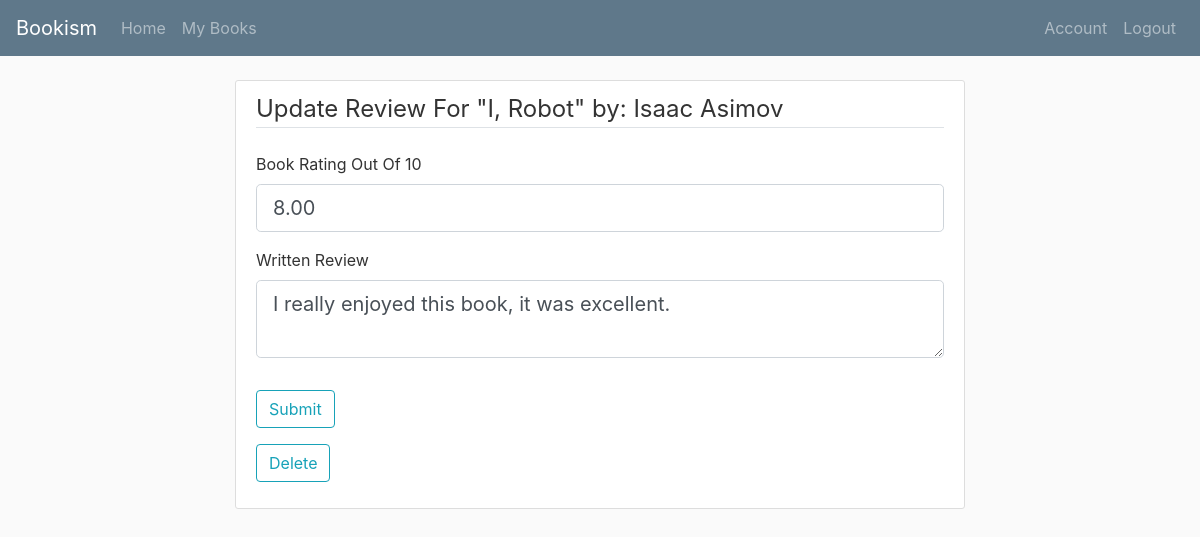
The app's page /review/4 (signed in) with its own data.
### project1/models.py (models this page shows)
class Book(db.Model):
    id = db.Column(db.Integer, primary_key=True)
    isbn = db.Column(db.String(25), nullable=False)
    title = db.Column(db.String(50), nullable=False)
    author = db.Column(db.String(25), nullable=False)
    year = db.Column(db.Integer, nullable=False)
    count_ratings = db.Column(db.Integer)
    overall_rating = db.Column(db.Float)
    image_file = db.Column(db.String(20), nullable=False, default='default.jpg')
    reviews = db.relationship("Review", back_populates="books")

class Review(db.Model):
    book_id = db.Column(db.String(25), db.ForeignKey('book.id'), primary_key = True)
    user_id = db.Column(db.Integer, db.ForeignKey('user.id'), primary_key = True)
    username = db.Column(db.String(25), nullable=False)
    bookname = db.Column(db.String(50), nullable=False)
    timestamp = db.Column(db.DateTime, default=datetime.utcnow)
    review = db.Column(db.Text)
    rating = db.Column(db.Float)
    books = db.relationship("Book", back_populates="reviews")
    users = db.relationship("User", back_populates="reviews")

### project1/routes.py (the view, shortened to what this page needs)
@app.route('/review/<int:id>', methods=['GET', 'POST'])
@login_required
def review(id):
    form = ReviewForm()            # Create the form
    book = Book.query.get(int(id)) # Get the book from the database
    r = Review.query.filter_by(book_id=id, user_id=current_user.id).first()
    heading = "New" # Used as aheading in the HTML
    if book is None:  # Check that the book exists
        flash('That Book ID Is Invalid', 'info')
        redirect(url_for('index'))
    if r:
        form.review.data = r.review
        form.rating.data = r.rating
        heading = "Update"
    if form.delete.data and r:
        db.session.delete(r)
        db.session.commit()
        flash(f'Your Review Was Successfully Deleted', 'success')
        return redirect(url_for('users', id=current_user.id))
    return render_template('review.html', heading=heading, form=form, book=book)

### project1/forms.py
class ReviewForm(FlaskForm):
    rating =  DecimalField('Book Rating Out Of 10',
        validators=([DataRequired(), NumberRange(min=0, max=10)]))
    review = TextAreaField('Written Review')
    submit = SubmitField('Submit')
    delete = SubmitField('Delete')

### project1/models.py (called while the page is built)
@login_manager.user_loader
def load_user(user_id):
    return User.query.get(int(user_id))

### project1/templates/review.html (shortened to what this page needs)
{% extends "index.html" %}
{% block body %}
<div class="col-md-8 justify-content-center">
  <div class="content-section">
    <form action="" method="post">
      <fieldset class="form-group">
        <legend class="border-bottom mb-4">{{ heading }}  Review  For  "{{ book.title }}"   by:  {{ book.author }}</legend>
        <div class="form-group">
          {{ form.rating.label(class="form-control-label") }}
          {% if form.rating.errors %}
            {{ form.rating(class="form-control form-control-lg is-invalid") }}
            <div class="invalid-feedback">
              {% for error in form.rating.errors %}
                <span>{{ error }}</span>
              {% endfor %}
            </div>
          {% else %}
            {{ form.rating(class="form-control form-control-lg") }}
          {% endif %}
        </div>
        <div class="form-group">
          {{ form.review.label(class="form-control-label") }}
          {% if form.review.errors %}
            {{ form.review(class="form-control form-control-lg is-invalid") }}
            <div class="invalid-feedback">
              {% for error in form.review.errors %}
                <span>{{ error }}</span>
              {% endfor %}
            </div>
          {% else %}
            {{ form.review(class="form-control form-control-lg") }}
          {% endif %}
        </div>
      </fieldset>
      <div class="form-group">
        {{ form.submit(class="btn btn-outline-info") }}
      </div>
      <div class="form-group" width="200">
        {{ form.delete(class="btn btn-outline-info") }}
      </div>
    </form>
  </div>
</div>
{% endblock %}

### project1/static/main.css (style rules this page uses)
body { background-color: #fafafa; color: #333333; margin-top: 5rem; }
.content-section { background: #ffffff; padding: 10px 20px; border: 1px solid #dddddd; border-radius: 3px; margin-bottom: 20px; }

### records on screen
Book: title "I, Robot", author "Isaac Asimov"
Review: rating "8.00", review "I really enjoyed this book, it was excellent."

### other values on screen
{{ heading }} "Update"
